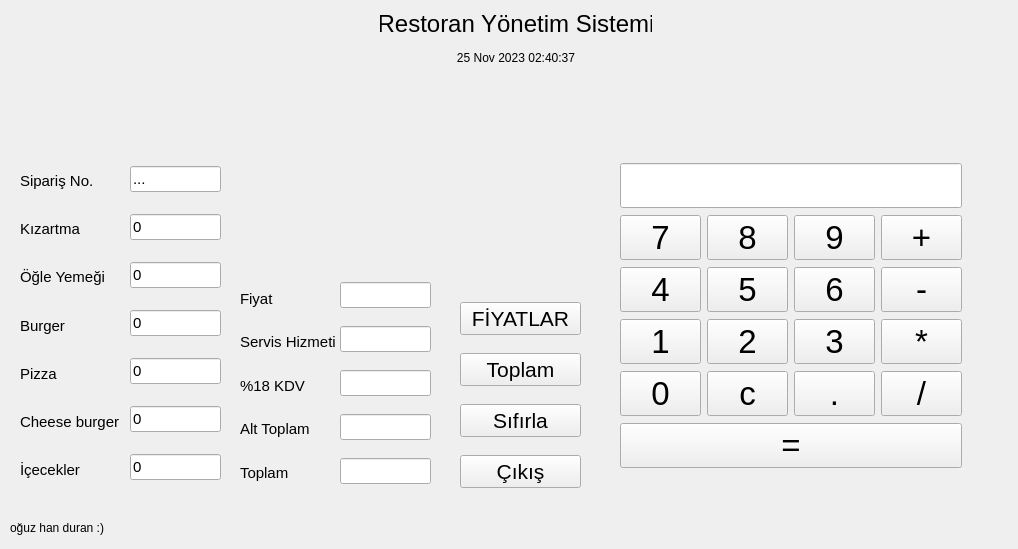
<?xml version="1.0" encoding="UTF-8"?>
<ui version="4.0">
 <class>anaPencere</class>
 <widget class="QWidget" name="anaPencere">
  <property name="geometry">
   <rect>
    <x>0</x>
    <y>0</y>
    <width>1018</width>
    <height>549</height>
   </rect>
  </property>
  <property name="windowTitle">
   <string>anaPencere</string>
  </property>
  <property name="autoFillBackground">
   <bool>true</bool>
  </property>
  <widget class="QWidget" name="verticalLayoutWidget">
   <property name="geometry">
    <rect>
     <x>380</x>
     <y>10</y>
     <width>272</width>
     <height>61</height>
    </rect>
   </property>
   <layout class="QVBoxLayout" name="verticalLayout_8">
    <item>
     <widget class="QLabel" name="label">
      <property name="font">
       <font>
        <pointsize>18</pointsize>
       </font>
      </property>
      <property name="text">
       <string>Restoran Yönetim Sistemi</string>
      </property>
      <property name="alignment">
       <set>Qt::AlignmentFlag::AlignCenter</set>
      </property>
     </widget>
    </item>
    <item>
     <widget class="QLabel" name="lblTarihSaat">
      <property name="text">
       <string>25 Nov 2023 02:40:37</string>
      </property>
      <property name="alignment">
       <set>Qt::AlignmentFlag::AlignCenter</set>
      </property>
     </widget>
    </item>
   </layout>
  </widget>
  <widget class="QWidget" name="verticalLayoutWidget_2">
   <property name="geometry">
    <rect>
     <x>20</x>
     <y>160</y>
     <width>111</width>
     <height>331</height>
    </rect>
   </property>
   <property name="font">
    <font>
     <pointsize>11</pointsize>
    </font>
   </property>
   <layout class="QVBoxLayout" name="verticalLayout_9">
    <item>
     <widget class="QLabel" name="label_3">
      <property name="font">
       <font>
        <pointsize>11</pointsize>
       </font>
      </property>
      <property name="text">
       <string>Sipariş No.</string>
      </property>
     </widget>
    </item>
    <item>
     <widget class="QLabel" name="label_4">
      <property name="font">
       <font>
        <pointsize>11</pointsize>
       </font>
      </property>
      <property name="text">
       <string>Kızartma</string>
      </property>
     </widget>
    </item>
    <item>
     <widget class="QLabel" name="label_5">
      <property name="font">
       <font>
        <pointsize>11</pointsize>
       </font>
      </property>
      <property name="text">
       <string>Öğle Yemeği</string>
      </property>
     </widget>
    </item>
    <item>
     <widget class="QLabel" name="label_6">
      <property name="font">
       <font>
        <pointsize>11</pointsize>
       </font>
      </property>
      <property name="text">
       <string>Burger</string>
      </property>
     </widget>
    </item>
    <item>
     <widget class="QLabel" name="label_7">
      <property name="font">
       <font>
        <pointsize>11</pointsize>
       </font>
      </property>
      <property name="text">
       <string>Pizza</string>
      </property>
     </widget>
    </item>
    <item>
     <widget class="QLabel" name="label_8">
      <property name="font">
       <font>
        <pointsize>11</pointsize>
       </font>
      </property>
      <property name="text">
       <string>Cheese burger</string>
      </property>
     </widget>
    </item>
    <item>
     <widget class="QLabel" name="label_9">
      <property name="font">
       <font>
        <pointsize>11</pointsize>
       </font>
      </property>
      <property name="text">
       <string>İçecekler</string>
      </property>
     </widget>
    </item>
   </layout>
  </widget>
  <widget class="QWidget" name="verticalLayoutWidget_3">
   <property name="geometry">
    <rect>
     <x>130</x>
     <y>150</y>
     <width>91</width>
     <height>351</height>
    </rect>
   </property>
   <property name="font">
    <font>
     <pointsize>11</pointsize>
    </font>
   </property>
   <layout class="QVBoxLayout" name="verticalLayout_10">
    <item>
     <widget class="QLineEdit" name="lblSiparisNo">
      <property name="font">
       <font>
        <pointsize>11</pointsize>
       </font>
      </property>
      <property name="text">
       <string>...</string>
      </property>
     </widget>
    </item>
    <item>
     <widget class="QLineEdit" name="txtKizartma">
      <property name="font">
       <font>
        <pointsize>11</pointsize>
       </font>
      </property>
      <property name="text">
       <string>0</string>
      </property>
     </widget>
    </item>
    <item>
     <widget class="QLineEdit" name="txtOgle">
      <property name="font">
       <font>
        <pointsize>11</pointsize>
       </font>
      </property>
      <property name="text">
       <string>0</string>
      </property>
     </widget>
    </item>
    <item>
     <widget class="QLineEdit" name="txtBurger">
      <property name="font">
       <font>
        <pointsize>11</pointsize>
       </font>
      </property>
      <property name="text">
       <string>0</string>
      </property>
     </widget>
    </item>
    <item>
     <widget class="QLineEdit" name="txtPizza">
      <property name="font">
       <font>
        <pointsize>11</pointsize>
       </font>
      </property>
      <property name="text">
       <string>0</string>
      </property>
     </widget>
    </item>
    <item>
     <widget class="QLineEdit" name="txtCheeseBurger">
      <property name="font">
       <font>
        <pointsize>11</pointsize>
       </font>
      </property>
      <property name="text">
       <string>0</string>
      </property>
     </widget>
    </item>
    <item>
     <widget class="QLineEdit" name="txtIcecekler">
      <property name="font">
       <font>
        <pointsize>11</pointsize>
       </font>
      </property>
      <property name="text">
       <string>0</string>
      </property>
     </widget>
    </item>
   </layout>
  </widget>
  <widget class="QWidget" name="verticalLayoutWidget_4">
   <property name="geometry">
    <rect>
     <x>340</x>
     <y>270</y>
     <width>91</width>
     <height>231</height>
    </rect>
   </property>
   <property name="font">
    <font>
     <pointsize>11</pointsize>
    </font>
   </property>
   <layout class="QVBoxLayout" name="verticalLayout_11">
    <item>
     <widget class="QLineEdit" name="txtFiyat">
      <property name="font">
       <font>
        <pointsize>11</pointsize>
       </font>
      </property>
      <property name="readOnly">
       <bool>true</bool>
      </property>
     </widget>
    </item>
    <item>
     <widget class="QLineEdit" name="txtServisHizmeti">
      <property name="font">
       <font>
        <pointsize>11</pointsize>
       </font>
      </property>
      <property name="readOnly">
       <bool>true</bool>
      </property>
     </widget>
    </item>
    <item>
     <widget class="QLineEdit" name="txtKDV">
      <property name="font">
       <font>
        <pointsize>11</pointsize>
       </font>
      </property>
      <property name="readOnly">
       <bool>true</bool>
      </property>
     </widget>
    </item>
    <item>
     <widget class="QLineEdit" name="txtAltToplam">
      <property name="font">
       <font>
        <pointsize>11</pointsize>
       </font>
      </property>
      <property name="readOnly">
       <bool>true</bool>
      </property>
     </widget>
    </item>
    <item>
     <widget class="QLineEdit" name="txtToplam">
      <property name="font">
       <font>
        <pointsize>11</pointsize>
       </font>
      </property>
      <property name="readOnly">
       <bool>true</bool>
      </property>
     </widget>
    </item>
   </layout>
  </widget>
  <widget class="QWidget" name="verticalLayoutWidget_5">
   <property name="geometry">
    <rect>
     <x>240</x>
     <y>280</y>
     <width>101</width>
     <height>211</height>
    </rect>
   </property>
   <property name="font">
    <font>
     <pointsize>11</pointsize>
    </font>
   </property>
   <layout class="QVBoxLayout" name="verticalLayout_12">
    <item>
     <widget class="QLabel" name="label_12">
      <property name="font">
       <font>
        <pointsize>11</pointsize>
       </font>
      </property>
      <property name="text">
       <string>Fiyat</string>
      </property>
     </widget>
    </item>
    <item>
     <widget class="QLabel" name="label_13">
      <property name="font">
       <font>
        <pointsize>11</pointsize>
       </font>
      </property>
      <property name="text">
       <string>Servis Hizmeti</string>
      </property>
     </widget>
    </item>
    <item>
     <widget class="QLabel" name="label_14">
      <property name="font">
       <font>
        <pointsize>11</pointsize>
       </font>
      </property>
      <property name="text">
       <string>%18 KDV</string>
      </property>
     </widget>
    </item>
    <item>
     <widget class="QLabel" name="label_15">
      <property name="font">
       <font>
        <pointsize>11</pointsize>
       </font>
      </property>
      <property name="text">
       <string>Alt Toplam</string>
      </property>
     </widget>
    </item>
    <item>
     <widget class="QLabel" name="label_16">
      <property name="font">
       <font>
        <pointsize>11</pointsize>
       </font>
      </property>
      <property name="text">
       <string>Toplam</string>
      </property>
     </widget>
    </item>
   </layout>
  </widget>
  <widget class="QWidget" name="verticalLayoutWidget_6">
   <property name="geometry">
    <rect>
     <x>460</x>
     <y>290</y>
     <width>121</width>
     <height>211</height>
    </rect>
   </property>
   <layout class="QVBoxLayout" name="verticalLayout_13">
    <item>
     <widget class="QPushButton" name="btnFiyatlar">
      <property name="font">
       <font>
        <pointsize>16</pointsize>
       </font>
      </property>
      <property name="cursor">
       <cursorShape>PointingHandCursor</cursorShape>
      </property>
      <property name="text">
       <string>FİYATLAR</string>
      </property>
     </widget>
    </item>
    <item>
     <widget class="QPushButton" name="btnToplam">
      <property name="font">
       <font>
        <pointsize>16</pointsize>
       </font>
      </property>
      <property name="cursor">
       <cursorShape>PointingHandCursor</cursorShape>
      </property>
      <property name="text">
       <string>Toplam</string>
      </property>
     </widget>
    </item>
    <item>
     <widget class="QPushButton" name="btnSifirla">
      <property name="font">
       <font>
        <pointsize>16</pointsize>
       </font>
      </property>
      <property name="cursor">
       <cursorShape>PointingHandCursor</cursorShape>
      </property>
      <property name="text">
       <string>Sıfırla</string>
      </property>
     </widget>
    </item>
    <item>
     <widget class="QPushButton" name="btnCikis">
      <property name="font">
       <font>
        <pointsize>16</pointsize>
       </font>
      </property>
      <property name="cursor">
       <cursorShape>PointingHandCursor</cursorShape>
      </property>
      <property name="text">
       <string>Çıkış</string>
      </property>
     </widget>
    </item>
   </layout>
  </widget>
  <widget class="QWidget" name="verticalLayoutWidget_7">
   <property name="geometry">
    <rect>
     <x>620</x>
     <y>140</y>
     <width>342</width>
     <height>351</height>
    </rect>
   </property>
   <layout class="QVBoxLayout" name="verticalLayout_14">
    <item>
     <layout class="QGridLayout" name="gridLayout">
      <property name="verticalSpacing">
       <number>7</number>
      </property>
      <item row="2" column="1">
       <widget class="QPushButton" name="btn5">
        <property name="font">
         <font>
          <pointsize>25</pointsize>
         </font>
        </property>
        <property name="cursor">
         <cursorShape>PointingHandCursor</cursorShape>
        </property>
        <property name="text">
         <string>5</string>
        </property>
       </widget>
      </item>
      <item row="4" column="0">
       <widget class="QPushButton" name="btn0">
        <property name="font">
         <font>
          <pointsize>25</pointsize>
         </font>
        </property>
        <property name="cursor">
         <cursorShape>PointingHandCursor</cursorShape>
        </property>
        <property name="text">
         <string>0</string>
        </property>
       </widget>
      </item>
      <item row="4" column="1">
       <widget class="QPushButton" name="btnC">
        <property name="font">
         <font>
          <pointsize>25</pointsize>
         </font>
        </property>
        <property name="cursor">
         <cursorShape>PointingHandCursor</cursorShape>
        </property>
        <property name="text">
         <string>c</string>
        </property>
       </widget>
      </item>
      <item row="2" column="2">
       <widget class="QPushButton" name="btn6">
        <property name="font">
         <font>
          <pointsize>25</pointsize>
         </font>
        </property>
        <property name="cursor">
         <cursorShape>PointingHandCursor</cursorShape>
        </property>
        <property name="text">
         <string>6</string>
        </property>
       </widget>
      </item>
      <item row="3" column="1">
       <widget class="QPushButton" name="btn2">
        <property name="font">
         <font>
          <pointsize>25</pointsize>
         </font>
        </property>
        <property name="cursor">
         <cursorShape>PointingHandCursor</cursorShape>
        </property>
        <property name="text">
         <string>2</string>
        </property>
       </widget>
      </item>
      <item row="1" column="1">
       <widget class="QPushButton" name="btn8">
        <property name="font">
         <font>
          <pointsize>25</pointsize>
         </font>
        </property>
        <property name="cursor">
         <cursorShape>PointingHandCursor</cursorShape>
        </property>
        <property name="text">
         <string>8</string>
        </property>
       </widget>
      </item>
      <item row="1" column="2">
       <widget class="QPushButton" name="btn9">
        <property name="font">
         <font>
          <pointsize>25</pointsize>
         </font>
        </property>
        <property name="cursor">
         <cursorShape>PointingHandCursor</cursorShape>
        </property>
        <property name="text">
         <string>9</string>
        </property>
       </widget>
      </item>
      <item row="4" column="2">
       <widget class="QPushButton" name="btnNokta">
        <property name="font">
         <font>
          <pointsize>25</pointsize>
         </font>
        </property>
        <property name="cursor">
         <cursorShape>PointingHandCursor</cursorShape>
        </property>
        <property name="text">
         <string>.</string>
        </property>
       </widget>
      </item>
      <item row="3" column="0">
       <widget class="QPushButton" name="btn1">
        <property name="font">
         <font>
          <pointsize>25</pointsize>
         </font>
        </property>
        <property name="cursor">
         <cursorShape>PointingHandCursor</cursorShape>
        </property>
        <property name="text">
         <string>1</string>
        </property>
       </widget>
      </item>
      <item row="2" column="0">
       <widget class="QPushButton" name="btn4">
        <property name="font">
         <font>
          <pointsize>25</pointsize>
         </font>
        </property>
        <property name="cursor">
         <cursorShape>PointingHandCursor</cursorShape>
        </property>
        <property name="text">
         <string>4</string>
        </property>
       </widget>
      </item>
      <item row="3" column="2">
       <widget class="QPushButton" name="btn3">
        <property name="font">
         <font>
          <pointsize>25</pointsize>
         </font>
        </property>
        <property name="cursor">
         <cursorShape>PointingHandCursor</cursorShape>
        </property>
        <property name="text">
         <string>3</string>
        </property>
       </widget>
      </item>
      <item row="1" column="3">
       <widget class="QPushButton" name="btnTopla">
        <property name="font">
         <font>
          <pointsize>25</pointsize>
         </font>
        </property>
        <property name="cursor">
         <cursorShape>PointingHandCursor</cursorShape>
        </property>
        <property name="text">
         <string>+</string>
        </property>
       </widget>
      </item>
      <item row="2" column="3">
       <widget class="QPushButton" name="btnCikar">
        <property name="font">
         <font>
          <pointsize>25</pointsize>
         </font>
        </property>
        <property name="cursor">
         <cursorShape>PointingHandCursor</cursorShape>
        </property>
        <property name="text">
         <string>-</string>
        </property>
       </widget>
      </item>
      <item row="3" column="3">
       <widget class="QPushButton" name="btnCarp">
        <property name="font">
         <font>
          <pointsize>25</pointsize>
         </font>
        </property>
        <property name="cursor">
         <cursorShape>PointingHandCursor</cursorShape>
        </property>
        <property name="text">
         <string>*</string>
        </property>
       </widget>
      </item>
      <item row="4" column="3">
       <widget class="QPushButton" name="btnBol">
        <property name="font">
         <font>
          <pointsize>25</pointsize>
         </font>
        </property>
        <property name="cursor">
         <cursorShape>PointingHandCursor</cursorShape>
        </property>
        <property name="text">
         <string>/</string>
        </property>
       </widget>
      </item>
      <item row="5" column="0" colspan="4">
       <widget class="QPushButton" name="btnEsittir">
        <property name="font">
         <font>
          <pointsize>25</pointsize>
         </font>
        </property>
        <property name="cursor">
         <cursorShape>PointingHandCursor</cursorShape>
        </property>
        <property name="text">
         <string>=</string>
        </property>
       </widget>
      </item>
      <item row="0" column="0" colspan="4">
       <widget class="QLineEdit" name="txtHesapMakinesiEkran">
        <property name="sizePolicy">
         <sizepolicy hsizetype="Expanding" vsizetype="Fixed">
          <horstretch>0</horstretch>
          <verstretch>0</verstretch>
         </sizepolicy>
        </property>
        <property name="font">
         <font>
          <pointsize>25</pointsize>
         </font>
        </property>
        <property name="text">
         <string/>
        </property>
        <property name="alignment">
         <set>Qt::AlignmentFlag::AlignRight|Qt::AlignmentFlag::AlignTrailing|Qt::AlignmentFlag::AlignVCenter</set>
        </property>
       </widget>
      </item>
      <item row="1" column="0">
       <widget class="QPushButton" name="btn7">
        <property name="font">
         <font>
          <pointsize>25</pointsize>
         </font>
        </property>
        <property name="cursor">
         <cursorShape>PointingHandCursor</cursorShape>
        </property>
        <property name="text">
         <string>7</string>
        </property>
       </widget>
      </item>
     </layout>
    </item>
   </layout>
  </widget>
  <widget class="QLabel" name="label_2">
   <property name="geometry">
    <rect>
     <x>10</x>
     <y>520</y>
     <width>111</width>
     <height>16</height>
    </rect>
   </property>
   <property name="text">
    <string>oğuz han duran :)</string>
   </property>
  </widget>
 </widget>
 <resources/>
 <connections/>
</ui>
